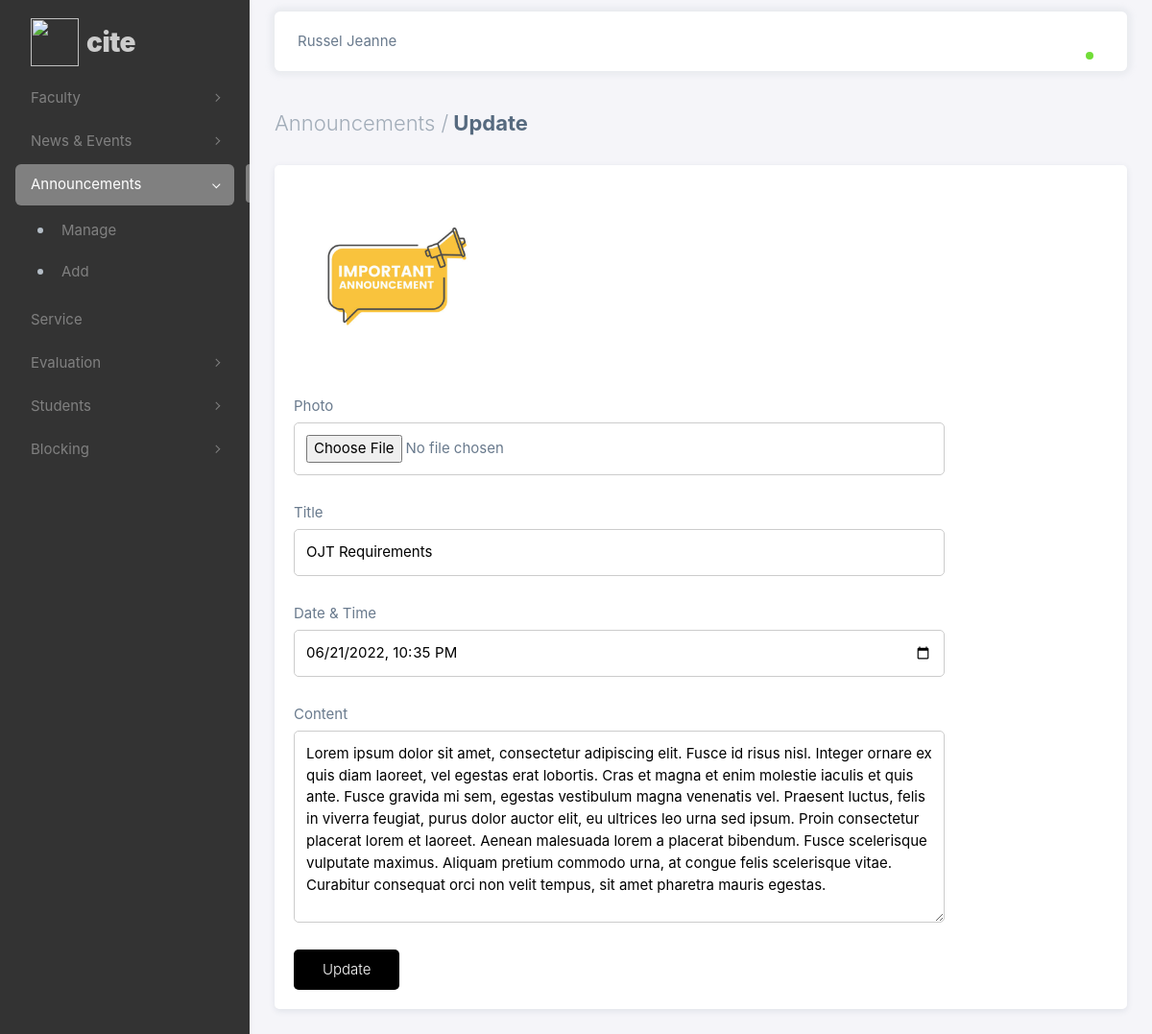
Screenshot of /admin/php/upd_announcements.php?bulletin_id=5 (signed in) with the database file from the repository.
### tables this page shows
CREATE TABLE `announcement_tbl` (
  `bulletin_id` int(11) NOT NULL,
  `photo` varchar(255) NOT NULL,
  `title` varchar(30) NOT NULL,
  `content` varchar(1000) NOT NULL,
  `time_date` datetime NOT NULL
);

### admin/php/upd_announcements.php (the view, shortened to what this page needs)
<?php
if (isset($_SESSION['id']) && isset($_SESSION['username']) && isset($_SESSION['fname'])) {
  $bulletin_id = $_GET['bulletin_id'];
?>
<!DOCTYPE html>
<html
  lang="en"
  class="light-style layout-menu-fixed"
  dir="ltr"
  data-theme="theme-default"
  data-assets-path="../assets/"
  data-template="vertical-menu-template-free"
>
  <head>
    <link rel="stylesheet" href="../assets/vendor/fonts/boxicons.css" />
    <link rel="stylesheet" href="../assets/vendor/css/core.css" class="template-customizer-core-css" />
    <link rel="stylesheet" href="../assets/vendor/css/theme-default.css" class="template-customizer-theme-css" />
    <link rel="stylesheet" href="../assets/css/demo.css" />
    <link rel="stylesheet" href="../assets/vendor/libs/perfect-scrollbar/perfect-scrollbar.css" />
    <link rel="stylesheet" href="../assets/vendor/libs/apex-charts/apex-charts.css" />
    <link rel="stylesheet" href="css/cite_theme.css" />
  </head>
  <body>
    <div class="layout-wrapper layout-content-navbar">
      <div class="layout-container">
        <aside id="layout-menu" class="layout-menu menu-vertical menu bg-menu-theme">
          <div class="app-brand demo">
            <a href="faculty.php" class="app-brand-link">
              <span class="app-brand-logo demo">
                <img src="assets/logo.png" style="height: 50px; width: 50px">
              </span>
              <span class="app-brand-text demo menu-text fw-bolder ms-2">CITE</span>
            </a>
          </div>
          <ul class="menu-inner py-1">
            <li class="menu-item">
              <a href="javascript:void(0);" class="menu-link menu-toggle">
                <div data-i18n="Layouts">Faculty</div>
              </a>
            </li>
            <li class="menu-item">
              <a href="javascript:void(0);" class="menu-link menu-toggle">
                <div data-i18n="Layouts">News & Events</div>
              </a>
            </li>
            <li class="menu-item active open">
              <a href="javascript:void(0);" class="menu-link menu-toggle">
                <div data-i18n="Layouts">Announcements</div>
              </a>
              <ul class="menu-sub">
                <li class="menu-item">
                  <a href="announcements.php" class="menu-link">
                    <div>Manage</div>
                  </a>
                </li>
                <li class="menu-item">
                  <a href="add_announcements.php" class="menu-link">
                    <div>Add</div>
                  </a>
                </li>
              </ul>
            </li>
            <li class="menu-item">
              <a href="index.html" class="menu-link">
                <div data-i18n="Analytics">Service</div>
              </a>
            </li>
            <li class="menu-item">
              <a href="javascript:void(0);" class="menu-link menu-toggle">
                <div data-i18n="Layouts">Evaluation</div>
              </a>
            </li>
            <li class="menu-item">
              <a href="javascript:void(0);" class="menu-link menu-toggle">
                <div data-i18n="Layouts">Students</div>
              </a>
            </li>
            <li class="menu-item">
              <a href="javascript:void(0);" class="menu-link menu-toggle">
                <div data-i18n="Layouts">Blocking</div>
              </a>
            </li>
          </ul>
        </aside>
        <div class="layout-page">
          <nav
            class="layout-navbar container-xxl navbar navbar-expand-xl navbar-detached align-items-center bg-navbar-theme"
            id="layout-navbar">
            <div class="navbar-nav-right d-flex align-items-center" id="navbar-collapse">
              <div class="navbar-nav align-items-center">
                <div class="nav-item d-flex align-items-center">
                  <span><?php echo $_SESSION['fname'].' '.$_SESSION['lname'];?></span>
                </div>
              </div>
              <ul class="navbar-nav flex-row align-items-center ms-auto">
                <li class="nav-item navbar-dropdown dropdown-user dropdown">
                  <a class="nav-link dropdown-toggle hide-arrow" href="javascript:void(0);" data-bs-toggle="dropdown">
                    <div class="avatar avatar-online">
                    </div>
                  </a>
                </li>
              </ul>
            </div>
          </nav>
          <div class="content-wrapper">
            <div class="container-xxl flex-grow-1 container-p-y">
              <h4 class="fw-bold py-3"><span class="text-muted fw-light">Announcements /</span> Update</h4>
              <div class="section-container card">
                <form action="php/announcementsPHP.php?bulletin_id=<?=$bulletin_id?>" method="POST" id="news_eventsForm" enctype="multipart/form-data">
                  <?php
                    include "db_conn.php";
                    $sql = "SELECT * FROM announcement_tbl WHERE bulletin_id = $bulletin_id";
                    $result = $conn->query($sql);
                      if($result->num_rows > 0) {
                        while ($row=$result->fetch_assoc()) {
                  ?>
                  <div class="image-container">
                    <img src="images/<?php echo $row['photo'];?>" class="img-fluid" id="profileDisplay">
                  </div>
                  <div class="control-form">
                    <label>Photo</label>
                    <input type="file" class="ip-file" name="upd_photo" id="upd_photo" onChange="displayImage(this)" value="<?php echo $row['photo'];?>">
                  </div>
                  <br>
                  <div class="control-form">
                    <label>Title</label>
                    <input type="text" class="ip-text" name="upd_title" id="upd_title" value="<?php echo $row['title'];?>" required>
                  </div>
                  <br>
                  <div class="control-form">
                    <label>Date & Time</label>
                    <input type="datetime-local" class="ip-datetime" name="upd_time_date" id="upd_time_date" value="<?php $date = $row['time_date']; echo date("Y-m-d\TH:i:s", strtotime($date));?>" required>
                  </div>
                  <br>
                  <div class="control-form">
                    <label>Content</label>
                    <textarea style="height: 200px;" class="text-area" name="upd_content" id="upd_content" required><?php echo $row['content'];?></textarea>
                  </div>
                  <br>
                  <button class="main-button" name="uploadbtn">Update</button>
                  <?php
                      }
                    }
                    else {
                      echo "<center>No News & Events Available</center>";
                    }
                  ?>
                </form>
              </div>
            </div>
          </div>
        </div>
      </div>
    </div>
  </body>
</html>
<?php
} else {
  header("Location: index.php");
  exit();
}
?>

### admin/assets/css/demo.css (style rules this page uses)
.menu .app-brand.demo { height: 64px; margin-top: 12px; }
.app-brand-text.demo { font-size: 1.75rem; letter-spacing: -0.5px; text-transform: lowercase; }

### admin/php/css/cite_theme.css (style rules this page uses)
.section-container { background-color: #fff; padding: 20px; border-radius: 5px; }
.main-button { padding: 10px 30px; background-color: #000000; color: #fff; font-size: 15px; font-weight: 300; border: none; border-radius: 5px; }
.ip-text, .text-area, .ip-datetime, .ip-file { padding: 12px; display: block; border-radius: 5px; border: 1px solid #cccccc; margin: 5px 0 5px 0; width: 80%; }
.image-container { height: 200px; width: 200px; margin: 0 0 20px 0; overflow: hidden; display: flex; justify-content: center; }

### rows the page displays
announcement_tbl: photo (picture), upd_title "OJT Requirements", upd_time_date "06/21/2022 22:35", upd_content "Lorem ipsum dolor sit amet, consectetur adipiscing elit. Fusce id risus nisl. Integer ornare ex quis diam laoreet, vel egestas erat lobortis. Cras et magna et enim molestie iaculis et quis ante. Fusce gravida mi sem, egestas vestibulum magna venenatis vel. Praesent luctus, felis in viverra feugiat, purus dolor auctor elit, eu ultrices leo urna sed ipsum. Proin consectetur placerat lorem et laoreet. Aenean malesuada lorem a placerat bibendum. Fusce scelerisque vulputate maximus. Aliquam pretium commodo urna, at congue felis scelerisque vitae. Curabitur consequat orci non velit tempus, sit amet pharetra mauris egestas."

### other values shown
$_SESSION['fname'] "Russel Jeanne"
